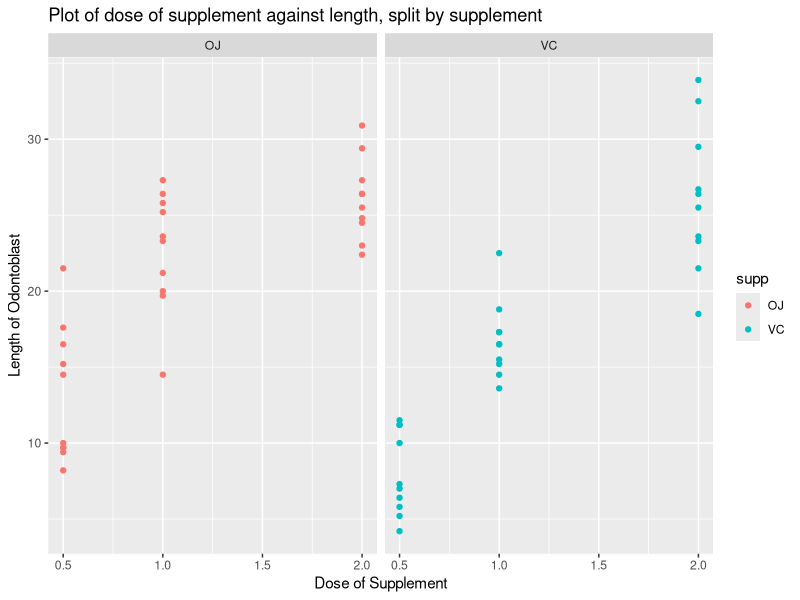

R code for this plot:
## ---- chunk 1
library("plyr")
library("dplyr")
library("tidyr")
library("ggplot2")
## ---- chunk 2
## create plot object
tooth_object<-ggplot(ToothGrowth,aes(x=dose,y=len))
## create plot
tooth_object + geom_point(aes(colour=supp)) + facet_grid(.~supp) + xlab("Dose of Supplement") + ylab("Length of Odontoblast") + ggtitle("Plot of dose of supplement against length, split by supplement")
